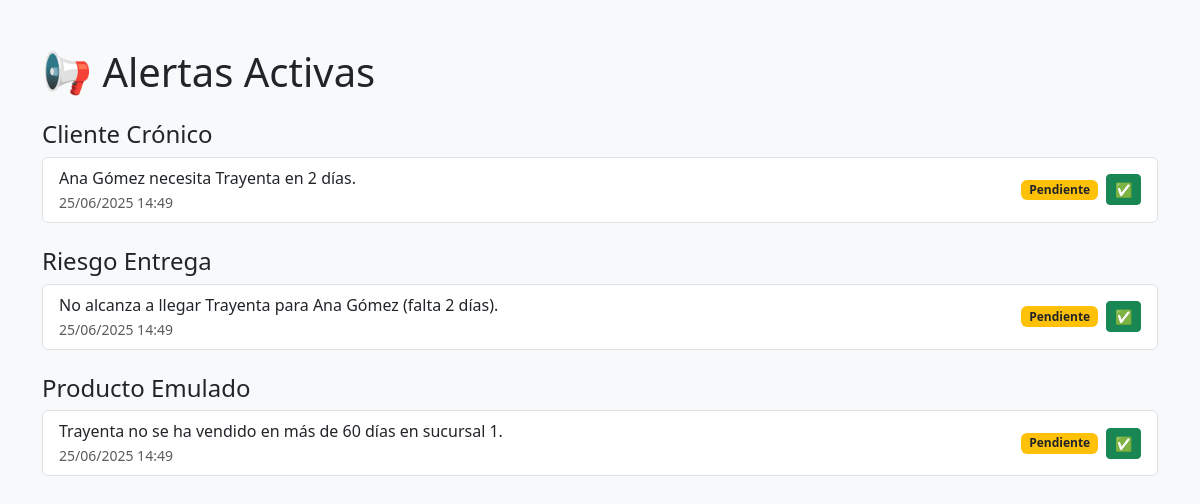
/alertas, run on the app's committed database.
### app.py (models this page shows)
class Alerta(db.Model):
    id = db.Column(db.Integer, primary_key=True)
    tipo = db.Column(db.String(50), nullable=False)
    mensaje = db.Column(db.String(255), nullable=False)
    fecha_programada = db.Column(db.DateTime, nullable=False)
    sucursal_id = db.Column(db.Integer, nullable=True)
    atendida = db.Column(db.Boolean, default=False)
    destinatario = db.Column(db.String(100))

### app.py (the view)
@app.route('/alertas')
def ver_alertas():
    hoy = datetime.now()
    alertas = Alerta.query.filter(Alerta.fecha_programada <= hoy, Alerta.atendida == False).all()
    tipos = {}
    for a in alertas:
        tipos.setdefault(a.tipo, []).append(a)
    return render_template('alertas.html', tipos=tipos, motivos=MOTIVOS)

### templates/alertas.html (shortened to what this page needs)
<!DOCTYPE html>
<html lang="es">
<head>
    <link rel="stylesheet" href="https://cdn.jsdelivr.net/npm/bootstrap@5.3.0/dist/css/bootstrap.min.css">
</head>
<body class="bg-light">
<div class="container py-5">
    <h1 class="mb-4">📢 Alertas Activas</h1>
    {% if tipos %}
        {% for categoria, lista in tipos.items() %}
            <h4 class="mt-4">{{ categoria }}</h4>
            <ul class="list-group mb-3">
                {% for alerta in lista %}
                    <li class="list-group-item d-flex justify-content-between align-items-center">
                        <div>
                            {{ alerta.mensaje }}<br>
                            <small class="text-muted">{{ alerta.fecha_programada.strftime('%d/%m/%Y %H:%M') }}</small>
                        </div>
                        <div class="d-flex gap-2 align-items-center">
                            <span class="badge bg-warning text-dark">Pendiente</span>
                            <a href="{{ url_for('resolver_alerta', alerta_id=alerta.id) }}"
                               class="btn btn-sm btn-success" title="Marcar como atendida">✅</a>
                        </div>
                    </li>
                {% endfor %}
            </ul>
        {% endfor %}
    {% else %}
        <div class="alert alert-success">
            No hay alertas activas ✅
        </div>
    {% endif %}
</div>
</body>
</html>

### data on the page
Alerta: tipo "Cliente Crónico", mensaje "Ana Gómez necesita Trayenta en 2 días.", fecha_programada "25/06/2025 14:49"
Alerta: tipo "Riesgo Entrega", mensaje "No alcanza a llegar Trayenta para Ana Gómez (falta 2 días).", fecha_programada "25/06/2025 14:49"
Alerta: tipo "Producto Emulado", mensaje "Trayenta no se ha vendido en más de 60 días en sucursal 1.", fecha_programada "25/06/2025 14:49"
